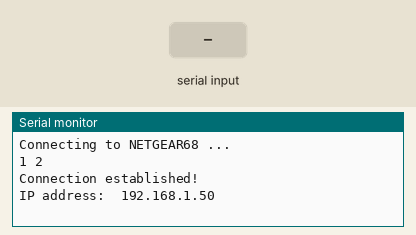
A sketch run on a simulated ESP8266 (NodeMCU). On the bench: the last lines printed to the serial monitor. The test bench sets the inputs (shaded band). WiFi joins after 1.5 s; servers stay silent unless stated; uploads are accepted with an empty reply.

Above: at 4.2 s.
4.3 s: "1\n" received over Serial
At 4.8 s:
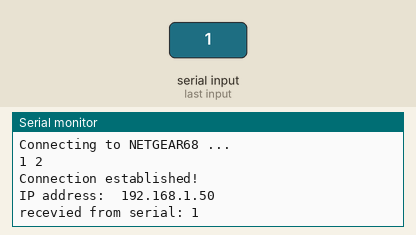
5.8 s: "ready\n" received over Serial
At 7.3 s:
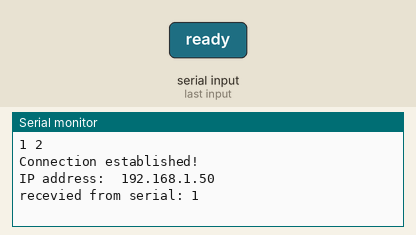

Measured:
- after the input at 4.3 s, the serial monitor: prints a new line at once (image 1)
- after the input at 5.8 s, the serial monitor: prints a new line after 0.20 s (image 2)

The sketch:

Lolin-ESP8266-01-V3.ino
```cpp
/*
   This is the main class to handle the esp8266 board functionalities
   and to implement them in a specific order. These functionalities are such as:
    - Establishing wifi connection
    - Establishing connection with server
    - Handle communication errors
    - Receive data from server and forward it to the arduino board
*/
#include <ESP8266WiFi.h>
#include "RestClient.h"

const char* ssid     = "NETGEAR68";
const char* password = "greatdaisy160";
RestClient rest;
bool   newData = false;
String recData;

void setup() {
  Serial.begin(115200); // start serial with the ESP defualt baud rate
  delay(1000);
  Serial.flush();

  establishWifiConnection("Connecting to ");
}

void loop() {

  if ( WiFi.status() == WL_CONNECTED ) {
   receiveData();

    if (recData == "ready") {
      Serial.write(rest.getDevices().c_str());
      Serial.write('\n');
    } else {
      serializeAndPost();
    }
  } else {
    establishWifiConnection("Wifi connection lost! Attempting to reconnect.. ");
  }
}

void receiveData() {
  while (Serial.available() == 0) {}

  recData =  Serial.readStringUntil('\n');
}

void serializeAndPost() {
  Serial.write("recevied from serial: ");
  rest.putDevices(recData);
  Serial.write(recData.c_str());
  Serial.write('\n');
}

void establishWifiConnection(String message) {

  if (WiFi.status() != WL_CONNECTED) {
    WiFi.disconnect();
    WiFi.begin(ssid, password);
  }
  Serial.print('\n');
  Serial.print(message);
  Serial.print(ssid); Serial.println(" ...");

  for ( int i = 1; WiFi.status() != WL_CONNECTED; i++ ) {
    delay(1000);
    Serial.print(i); Serial.print(' ');
  }

  Serial.print('\n');
  Serial.println("Connection established!");
  Serial.print("IP address:\t");
  Serial.println(WiFi.localIP());
}
```

RestClient.cpp
```cpp
#include "RestClient.h"

RestClient::RestClient()
{
  httpCode = -1;
}

RestClient::~RestClient()
{
  http.end();
}

String RestClient::getDevices()
{
  http.begin(smartHouseURL + devicesURL);
  httpCode = http.GET();
  return (httpCode > 0)? http.getString() : " ";
}

void RestClient::putDevices(String device)
{
  http.begin(smartHouseURL + devicesURL);
  http.addHeader("Content-Type", "application/json");
  httpCode = http.sendRequest("PUT", device.c_str());
}

int RestClient::responseCode()
{
  return httpCode;
}
```

RestClient.h
```cpp
#ifndef RestClient_H
#define RestClient_H

#include <ESP8266HTTPClient.h>

class RestClient{

  public:
    RestClient();
    ~RestClient();
    String getDevices();
    void putDevices(String devices);
    int responseCode();

    //10.0.0.2
  private:
    HTTPClient http;
    int httpCode;
    String payload;
    const String smartHouseURL = "http://10.0.0.5:8080/SmartHouseApi";
    const String devicesURL = "/devices";
};
#endif // !RestClient_H
```
